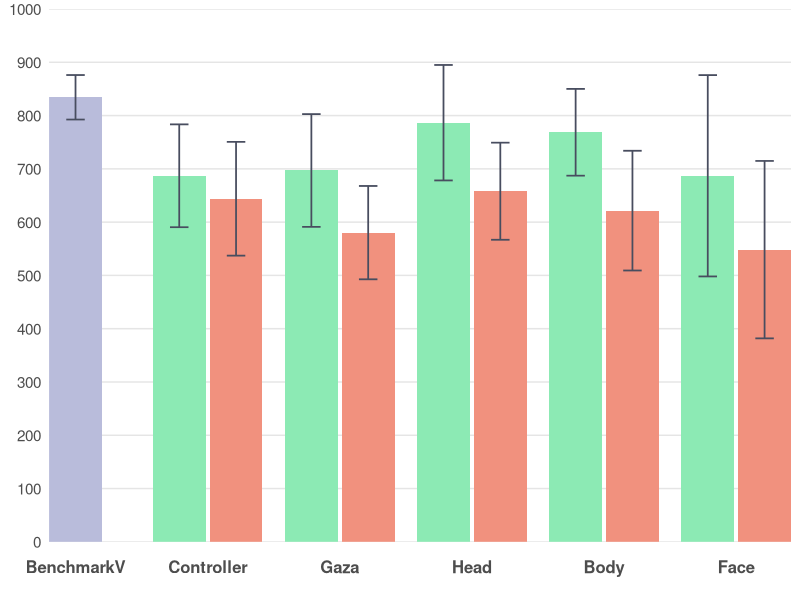
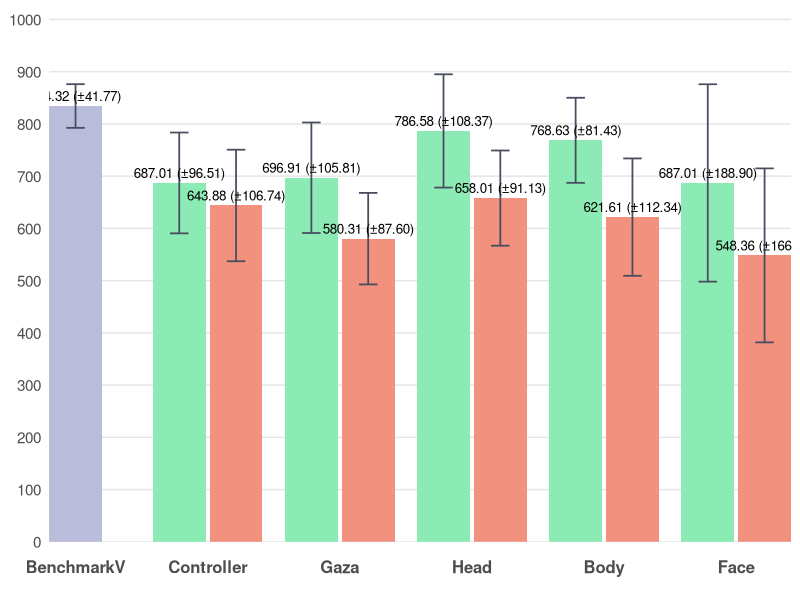

Generate these figures, in order, with R:
# ================= Packages =================
if (!require(ggplot2)) install.packages("ggplot2")
library(ggplot2)

# ================= Data =================
bench_mean <- 834.32; bench_sd <- 41.77

dat <- data.frame(
  Category = c("BenchmarkV",
               "Controller","Controller",
               "Gaza","Gaza",
               "Head","Head",
               "Body","Body",
               "Face","Face"),
  slot     = c("C",
               "L","R",
               "L","R",
               "L","R",
               "L","R",
               "L","R"),
  series   = c("BenchmarkV",
               "Low","High",
               "Low","High",
               "Low","High",
               "Low","High",
               "Low","High"),
  mean     = c(bench_mean,
               687.01, 643.88,  # Controller: Low, High
               696.91, 580.31,  # Gaza: Low, High
               786.58, 658.01,  # Head: Low, High
               768.63, 621.61,  # Body: Low, High
               687.01, 548.36), # Face: Low, High
  sd       = c(bench_sd,
               96.51, 106.74,   # Controller: Low, High
               105.81, 87.60,   # Gaza: Low, High
               108.37, 91.13,   # Head: Low, High
               81.43, 112.34,   # Body: Low, High
               188.90, 166.50), # Face: Low, High
  stringsAsFactors = FALSE
)

# 固定横轴顺序
dat$Category <- factor(dat$Category,
  levels = c("BenchmarkV","Controller","Gaza","Head","Body","Face"))
dat$slot   <- factor(dat$slot, levels = c("L","C","R"))
dat$series <- factor(dat$series, levels = c("Low","BenchmarkV","High"))

# ================= 手动定位（确保居中+相邻柱体有间距） =================
# 以每个类目的中心为整数(1,2,3,...)，在左右各偏移 delta；两柱宽度为 bar_w
group_w <- 0.8               # 每个类目总体占宽（<1 避免挤到相邻类目）
bar_w   <- group_w / 2       # 0.4  柱体宽度保持不变
delta   <- group_w / 4       # 0.2  基础偏移
gap     <- 0.03              # 相邻柱体间距（几个像素）

# 对于非BenchmarkV类别，L和R之间增加间距
offset_map <- c(L = -delta - gap/2, C = 0, R = +delta + gap/2)

x_base <- as.numeric(dat$Category)
dat$x  <- x_base + unname(offset_map[as.character(dat$slot)])

# ================= 配色方案 =================
col_low  <- "#8CEAB4"      # Low
col_high <- "#F1917E"      # High
col_bench <- "#B9BCDB"      # BenchmarkV

err_col   <- "#484D5F"

theme_base <- theme_minimal(base_size = 13) +
  theme(
    legend.position    = "none",
    panel.background   = element_rect(fill = "#FFFFFF", color = NA),  # 白底
    plot.background    = element_rect(fill = "#FFFFFF", color = NA),  # 白底
    panel.grid.major   = element_blank(),  # 去除所有网格线
    panel.grid.minor   = element_blank(),  # 去除所有网格线
    panel.grid.major.x = element_blank(),
    panel.grid.minor.x = element_blank(),
    panel.grid.major.y = element_blank(),
    panel.grid.minor.y = element_blank(),
    axis.ticks.x       = element_blank(),  # 去除x轴刻度线（底部灰色竖线）
    axis.ticks.y       = element_blank(),  # 去除y轴刻度线（左侧竖着的刻度线）
    axis.line.x        = element_blank(),  # 去除x轴线（底部灰色竖线）
    axis.line.y        = element_blank(),  # 去除y轴线（左侧竖线）
    axis.text.x        = element_text(size = 12, face = "bold", 
                                       margin = margin(t = 10, b = 10)),  # 底部文字距离坐标轴更远
    axis.text.y        = element_text(size = 11),
    axis.title         = element_blank()
  )

# y 轴：0-1000 的坐标线，主要刻度间隔为 100
y_top    <- 1000
y_breaks <- seq(0, 1000, by = 100)  # 0, 100, 200, ..., 1000

# x 轴：用数值坐标，刻度放在每个类目中心
x_breaks <- seq_along(levels(dat$Category))
x_labels <- levels(dat$Category)

# ================= 图1：不带标注 =================
p1 <- ggplot(dat, aes(x = x, y = mean, fill = series)) +
  # 手动添加 0-1000 的水平坐标线
  geom_hline(yintercept = y_breaks, color = "#E5E5E5", linewidth = 0.5) +
  geom_col(width = bar_w, position = "identity", colour = NA) +
  geom_errorbar(aes(ymin = mean - sd, ymax = mean + sd),
                width = bar_w * 0.35, color = err_col, linewidth = 0.6,
                position = "identity") +
  scale_fill_manual(values = c(Low = col_low, BenchmarkV = col_bench, High = col_high)) +
  scale_y_continuous(breaks = y_breaks, minor_breaks = NULL) +
  scale_x_continuous(breaks = x_breaks, labels = x_labels, expand = c(0, 0)) +
  coord_cartesian(ylim = c(0, y_top), expand = 0) +
  theme_base

# ================= 图2：带"均值(±SD)"标注 =================
lab_df <- transform(dat, label = sprintf("%.2f (±%.2f)", mean, sd))

p2 <- ggplot(dat, aes(x = x, y = mean, fill = series)) +
  # 手动添加 0-1000 的水平坐标线
  geom_hline(yintercept = y_breaks, color = "#E5E5E5", linewidth = 0.5) +
  geom_col(width = bar_w, position = "identity", colour = NA) +
  geom_errorbar(aes(ymin = mean - sd, ymax = mean + sd),
                width = bar_w * 0.35, color = err_col, linewidth = 0.6,
                position = "identity") +
  geom_text(data = lab_df, aes(label = label),
            vjust = -0.5, size = 3.4, position = "identity") +
  scale_fill_manual(values = c(Low = col_low, BenchmarkV = col_bench, High = col_high)) +
  scale_y_continuous(breaks = y_breaks, minor_breaks = NULL) +
  scale_x_continuous(breaks = x_breaks, labels = x_labels, expand = c(0, 0)) +
  coord_cartesian(ylim = c(0, y_top * 1.02), expand = 0) +
  theme_base

# 保存文件
ggsave("performance_D_no_labels.png", p1, width = 8, height = 4.2, dpi = 300, bg = "white")
ggsave("performance_D_with_labels.png", p2, width = 8, height = 4.6, dpi = 300, bg = "white")
